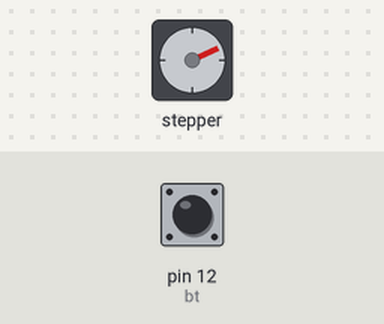
A sketch run on a simulated Arduino Uno, built with avr-gcc and run on an emulated ATmega328P. Shown: stepper motor. Wiring (inferred from the names in the program): stepper motor (200 steps per turn assumed): coils pin 8, pin 9, pin 10, pin 11. The test bench sets the inputs (shaded band); at power-on: pin 12 (bt) HIGH. What the sketch prints to the serial monitor is not drawn.

Above: at 1.2 s.
1.3 s: pin 12 (bt) pulled LOW for 0.15 s
At 1.45 s:
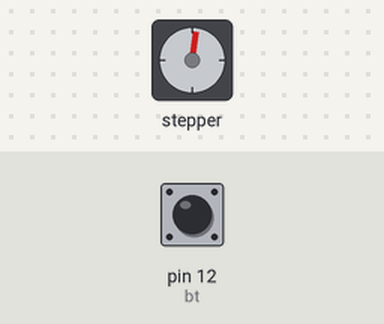
4.4 s: pin 12 (bt) pulled LOW for 1 s
At 6.37 s:
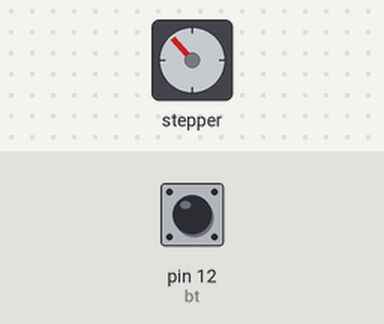
Timing chart, 0 to 14.4 s (numbered marks = the images above; inputs shaded):
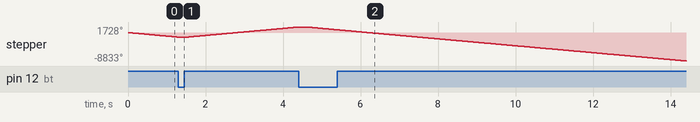

The sketch:

toggle_switch.ino
```cpp
#define bt 12
int motorPin1 = 8;   // Blue
int motorPin2 = 9;   // Pink
int motorPin3 = 10;  // Yellow
int motorPin4 = 11;  // Orange

int motorSpeed = 1500;  //variable to set stepper speed (microseconds)
int stepCount = 0;      // number of steps the motor has taken
int reverseMode = 0;    // integer to toggle motor direction (0 for forward, 1 for reverse)

void setup() {
  pinMode(motorPin1, OUTPUT);  //declare the motor pins as outputs
  pinMode(motorPin2, OUTPUT);
  pinMode(motorPin3, OUTPUT);
  pinMode(motorPin4, OUTPUT);
  pinMode(bt, INPUT_PULLUP);
  Serial.begin(115200);  // initialize the serial port
}

void loop() {
  Serial.println(stepCount);
  stepCount++;

  int status = digitalRead(bt);
  static int lastStatus = HIGH;  // store the last button status

  // Check for a button press (state change from HIGH to LOW)
  if (status == LOW && lastStatus == HIGH) {
    reverseMode = !reverseMode;  // Toggle the direction using integer (0 or 1)
    Serial.print("Direction toggled, reverseMode = ");
    Serial.println(reverseMode);
    delay(200);  // Debouncing delay to prevent multiple toggles
  }

  lastStatus = status;  // Update the last status

  if (reverseMode == 1) {
    reverse_fullstep();  // Reverse motor direction
  } else {
    fullstep();  // Forward motor direction
  }

  Serial.print("steps: ");
  Serial.println(stepCount);
}


void motor_drive(byte pin4, byte pin3, byte pin2, byte pin1) {
  digitalWrite(motorPin4, pin4);
  digitalWrite(motorPin3, pin3);
  digitalWrite(motorPin2, pin2);
  digitalWrite(motorPin1, pin1);
  delayMicroseconds(motorSpeed);
}

void wavedrive() {
  motor_drive(1, 0, 0, 0);
  motor_drive(0, 1, 0, 0);
  motor_drive(0, 0, 1, 0);
  motor_drive(0, 0, 0, 1);
}

void reverse_wavedrive() {
  motor_drive(0, 0, 0, 1);
  motor_drive(0, 0, 1, 0);
  motor_drive(0, 1, 0, 0);
  motor_drive(1, 0, 0, 0);
}

void fullstep() {
  motor_drive(1, 1, 0, 0);
  motor_drive(0, 1, 1, 0);
  motor_drive(0, 0, 1, 1);
  motor_drive(1, 0, 0, 1);
}

void reverse_fullstep() {
  motor_drive(0, 0, 1, 1);
  motor_drive(0, 1, 1, 0);
  motor_drive(1, 1, 0, 0);
  motor_drive(1, 0, 0, 1);
}

void halfstep() {
  motor_drive(1, 0, 0, 0);
  motor_drive(1, 1, 0, 0);
  motor_drive(0, 1, 0, 0);
  motor_drive(0, 1, 1, 0);
  motor_drive(0, 0, 1, 0);
  motor_drive(0, 0, 1, 1);
  motor_drive(0, 0, 0, 1);
  motor_drive(1, 0, 0, 1);
}

void reverse_halfstep() {
  motor_drive(1, 0, 0, 1);
  motor_drive(0, 0, 0, 1);
  motor_drive(0, 0, 1, 1);
  motor_drive(0, 0, 1, 0);
  motor_drive(0, 1, 1, 0);
  motor_drive(0, 1, 0, 0);
  motor_drive(1, 1, 0, 0);
  motor_drive(1, 0, 0, 0);
}
```
